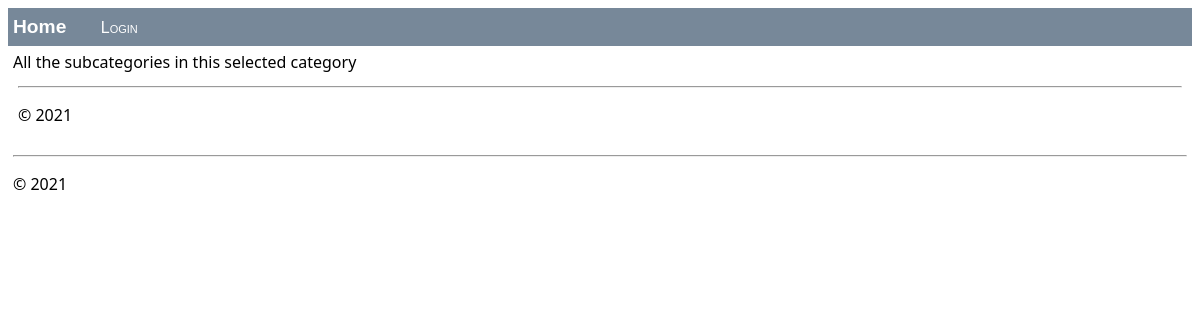
Before: /fashion/ with the older database file.
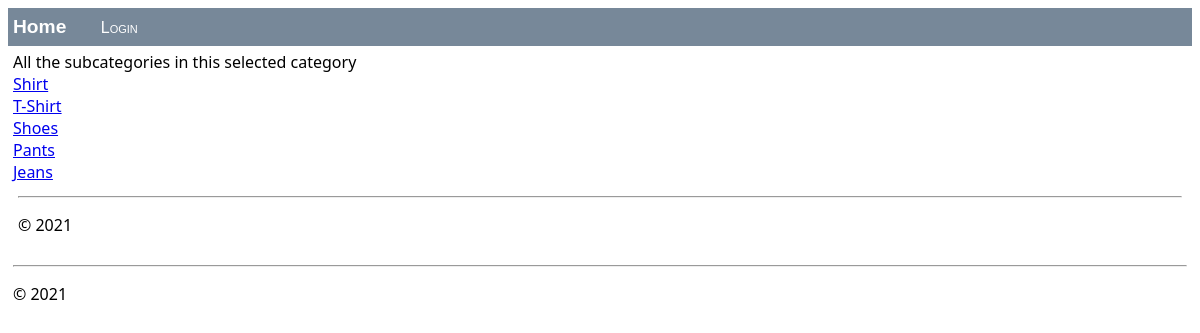
After: the same page with the newer database file.
### webstore/models.py (models this page shows, shortened)
class SubCategory(models.Model):
    subCategoryID = models.BigAutoField(primary_key=True, unique=True)
    categoryID = models.ForeignKey(Category, on_delete=models.CASCADE)
    name = models.CharField(max_length=300)
    urlName = models.CharField(max_length=300, default="defaultValue")

### webstore/views/views.py (the view)
# urls.py: path("fashion/", views.products, name="fashion"),
def products(request):
    if("subcategory" in request.GET.keys()):
        fillProducts(request)
        return render(request, "webstore/subcategory.html", products_dict)
    elif("product" in request.GET.keys()):
        fillProduct(request.GET["product"])
        return render(request, "webstore/product.html", product_dict)
    else:
        if(request.path == "/household-appliances/"):
            return render(request, "webstore/categories/household-appliances.html",subCategories_dict)
        elif(request.path == "/fashion/"):
            return render(request, "webstore/categories/fashion.html", subCategories_dict)
        elif(request.path == "/fitness/"):
            return render(request, "webstore/categories/fitness.html", subCategories_dict)
        elif(request.path == "/yard-tools/"):
            return render(request, "webstore/categories/yard-tools.html", subCategories_dict)
        elif(request.path == "/audio-video/"):
            return render(request, "webstore/categories/audio-video.html", subCategories_dict)
        return render(request, "webstore/categories/products.html", subCategories_dict)

### webstore/templates/webstore/categories/fashion.html (shortened to what this page needs)
{% extends "webstore/layout.html" %}
{% block content %}
<div>All the subcategories in this selected category</div>
{% for subCategory in fashion %}
    <div><a href=?subcategory={{subCategory.urlName}}>{{subCategory.name}}</a></div>
{% endfor %}
{% include "webstore/footer.html" %}
{% endblock %}

Changed rows visible on the page:
added SubCategory: name "Shirt"
added SubCategory: name "T-Shirt"
added SubCategory: name "Shoes"
added SubCategory: name "Pants"
added SubCategory: name "Jeans"
